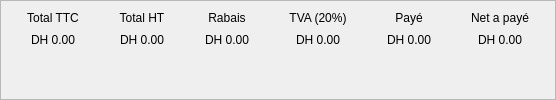
      <widget class="QFrame" name="DocumentSummaryFrame">
       <property name="sizePolicy">
        <sizepolicy hsizetype="Maximum" vsizetype="Maximum">
         <horstretch>0</horstretch>
         <verstretch>0</verstretch>
        </sizepolicy>
       </property>
       <property name="minimumSize">
        <size>
         <width>0</width>
         <height>0</height>
        </size>
       </property>
       <property name="maximumSize">
        <size>
         <width>16777215</width>
         <height>16777215</height>
        </size>
       </property>
       <property name="frameShape">
        <enum>QFrame::StyledPanel</enum>
       </property>
       <property name="frameShadow">
        <enum>QFrame::Raised</enum>
       </property>
       <layout class="QVBoxLayout" name="verticalLayoutDocumentSummary">
        <property name="spacing">
         <number>0</number>
        </property>
        <property name="leftMargin">
         <number>6</number>
        </property>
        <property name="topMargin">
         <number>6</number>
        </property>
        <property name="rightMargin">
         <number>6</number>
        </property>
        <property name="bottomMargin">
         <number>6</number>
        </property>
        <item>
         <layout class="QGridLayout" name="gridLayoutDocumentSummaryAmounts">
          <property name="leftMargin">
           <number>20</number>
          </property>
          <property name="rightMargin">
           <number>20</number>
          </property>
          <property name="horizontalSpacing">
           <number>40</number>
          </property>
          <property name="verticalSpacing">
           <number>2</number>
          </property>
          <item row="0" column="1">
           <widget class="QLabel" name="SummaryTotalHtLabel">
            <property name="text">
             <string>Total HT</string>
            </property>
            <property name="alignment">
             <set>Qt::AlignCenter</set>
            </property>
            <property name="class" stdset="0">
             <string>summary-label</string>
            </property>
           </widget>
          </item>
          <item row="0" column="5">
           <widget class="QLabel" name="SummaryRemainingLabel">
            <property name="text">
             <string>Net a payé</string>
            </property>
            <property name="alignment">
             <set>Qt::AlignCenter</set>
            </property>
            <property name="class" stdset="0">
             <string>summary-label</string>
            </property>
           </widget>
          </item>
          <item row="0" column="4">
           <widget class="QLabel" name="SummaryPaidLabel">
            <property name="text">
             <string>Payé</string>
            </property>
            <property name="alignment">
             <set>Qt::AlignCenter</set>
            </property>
            <property name="class" stdset="0">
             <string>summary-label</string>
            </property>
           </widget>
          </item>
          <item row="1" column="2">
           <widget class="QLabel" name="SummaryDiscountValue">
            <property name="text">
             <string>DH 0.00</string>
            </property>
            <property name="alignment">
             <set>Qt::AlignCenter</set>
            </property>
            <property name="class" stdset="0">
             <string>summary-value</string>
            </property>
           </widget>
          </item>
          <item row="1" column="5">
           <widget class="QLabel" name="SummaryRemainingValue">
            <property name="text">
             <string>DH 0.00</string>
            </property>
            <property name="alignment">
             <set>Qt::AlignCenter</set>
            </property>
            <property name="class" stdset="0">
             <string>summary-value</string>
            </property>
           </widget>
          </item>
          <item row="1" column="1">
           <widget class="QLabel" name="SummaryTotalHtValue">
            <property name="text">
             <string>DH 0.00</string>
            </property>
            <property name="alignment">
             <set>Qt::AlignCenter</set>
            </property>
            <property name="class" stdset="0">
             <string>summary-value</string>
            </property>
           </widget>
          </item>
          <item row="1" column="3">
           <widget class="QLabel" name="SummaryVatValue">
            <property name="text">
             <string>DH 0.00</string>
            </property>
            <property name="alignment">
             <set>Qt::AlignCenter</set>
            </property>
            <property name="class" stdset="0">
             <string>summary-value</string>
            </property>
           </widget>
          </item>
          <item row="0" column="3">
           <widget class="QLabel" name="SummaryVatLabel">
            <property name="text">
             <string>TVA (20%)</string>
            </property>
            <property name="alignment">
             <set>Qt::AlignCenter</set>
            </property>
            <property name="class" stdset="0">
             <string>summary-label</string>
            </property>
           </widget>
          </item>
          <item row="1" column="4">
           <widget class="QLabel" name="SummaryPaidValue">
            <property name="text">
             <string>DH 0.00</string>
            </property>
            <property name="alignment">
             <set>Qt::AlignCenter</set>
            </property>
            <property name="class" stdset="0">
             <string>summary-value</string>
            </property>
           </widget>
          </item>
          <item row="0" column="2">
           <widget class="QLabel" name="SummaryDiscountLabel">
            <property name="text">
             <string>Rabais</string>
            </property>
            <property name="alignment">
             <set>Qt::AlignCenter</set>
            </property>
            <property name="class" stdset="0">
             <string>summary-label</string>
            </property>
           </widget>
          </item>
          <item row="0" column="0">
           <widget class="QLabel" name="SummaryTotalLabel">
            <property name="text">
             <string>Total TTC</string>
            </property>
            <property name="alignment">
             <set>Qt::AlignCenter</set>
            </property>
           </widget>
          </item>
          <item row="1" column="0">
           <widget class="QLabel" name="SummaryTotalValue">
            <property name="text">
             <string>DH 0.00</string>
            </property>
            <property name="scaledContents">
             <bool>false</bool>
            </property>
            <property name="alignment">
             <set>Qt::AlignCenter</set>
            </property>
           </widget>
          </item>
         </layout>
        </item>
        <item>
         <widget class="QLabel" name="SummaryDashedSeparator">
          <property name="text">
           <string/>
          </property>
         </widget>
        </item>
       </layout>
      </widget>
